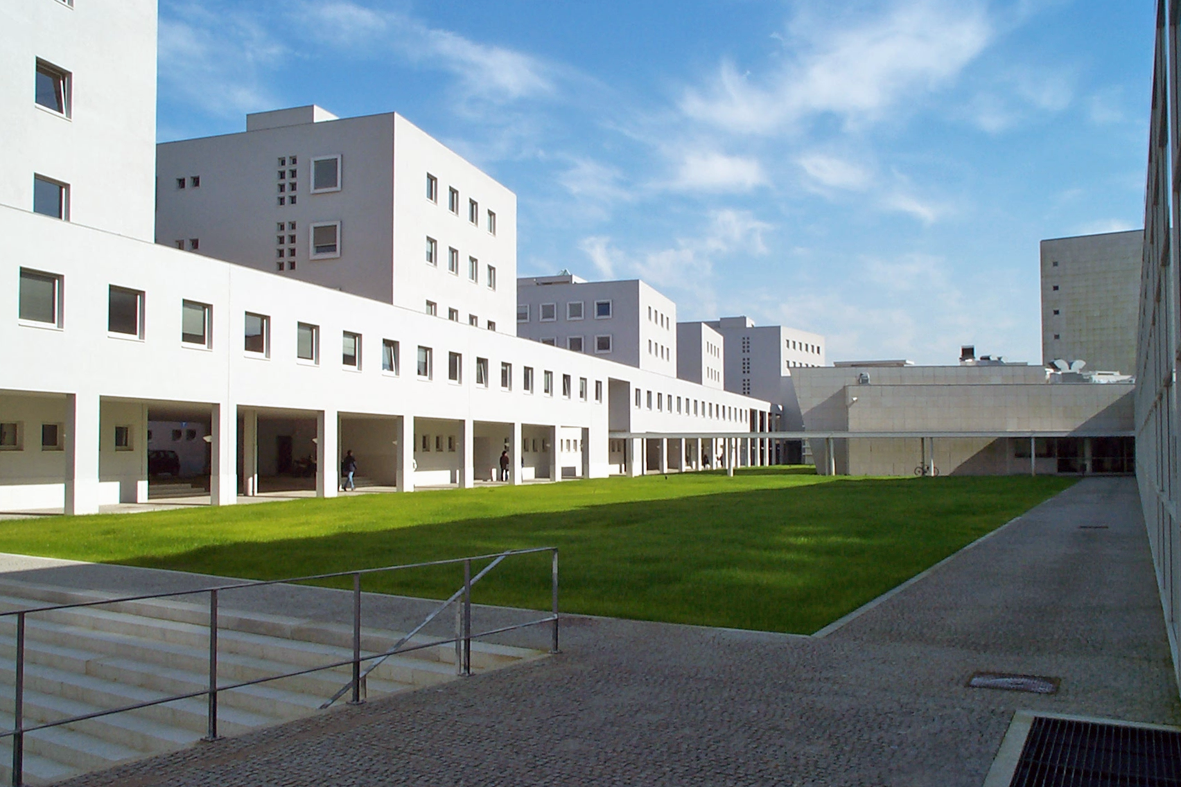
//> input picture ex1/feup1.png, 1181 x 787 px
$ ./main   (built with g++ and OpenCV 4, older OpenCV classes emulated)
//> lines starting //> are read from the running program, lines starting //| are printed output that depends on the picture; after the words box and inside, x2 and y2 are one past the last pixel; in counts of white or black regions, pixels touching at a corner belong together
#include <opencv2/core/core.hpp>
#include <opencv2/highgui/highgui.hpp>
#include <opencv2/imgproc/imgproc.hpp>
#include <opencv2/features2d/features2d.hpp>
#include <opencv2/opencv.hpp>
#include <iostream>
#include <string>
#include <vector>
#include "harrisDetector.h"
using namespace cv;
using namespace std;

int main(int argc, char** argv)
{


	Mat feup1,feup2;
	feup1 = imread("feup1.png", CV_LOAD_IMAGE_GRAYSCALE);
//> feup1: 787 rows x 1181 cols, CV_8UC1; min 0, max 252, mean 136
	if (!feup1.data)
	{
		printf(" No image data \n ");
		return -1;
	}
	feup2 = imread("feup2.png", CV_LOAD_IMAGE_GRAYSCALE);
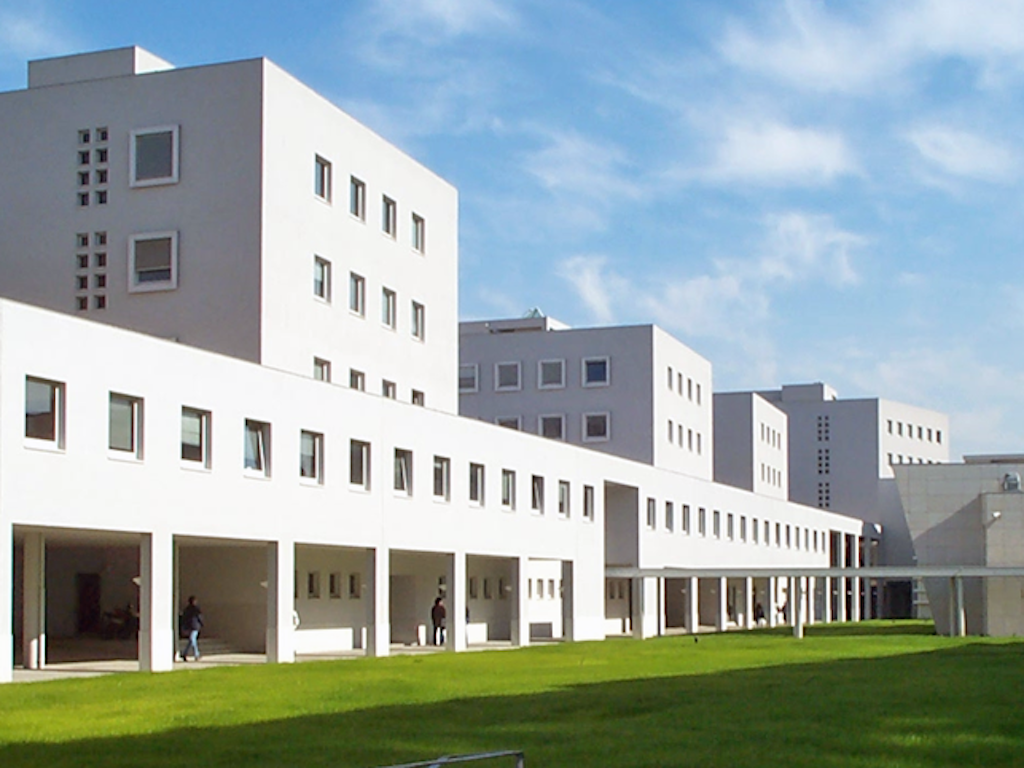
//> input picture ex1/feup2.png, 1024 x 768 px
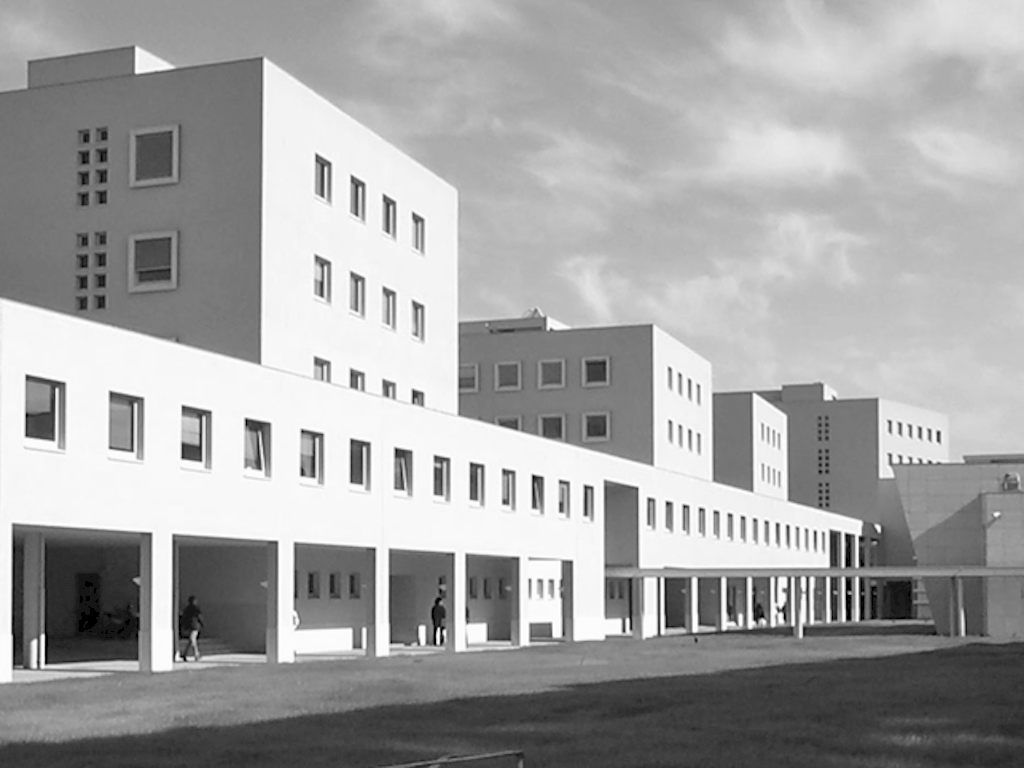
//> feup2: 768 rows x 1024 cols, CV_8UC1; min 0, max 255, mean 163.4

	if (!feup2.data)
	{
		printf(" No image data \n ");
		return -1;
	}
	// [30 lines of commented-out code are left out]

	cv::namedWindow("FEUP 1", CV_WINDOW_NORMAL);
	cv::imshow("FEUP 1", feup1);
	cv::namedWindow("FEUP 2", CV_WINDOW_NORMAL);
	cv::imshow("FEUP 2", feup2);
	// Detect Harris Corners
	cv::Mat cornerStrength, cornerStrength2;
	cv::cornerHarris(feup1, cornerStrength,
		3,     // neighborhood size
		3,     // aperture size
		0.01); // Harris parameter
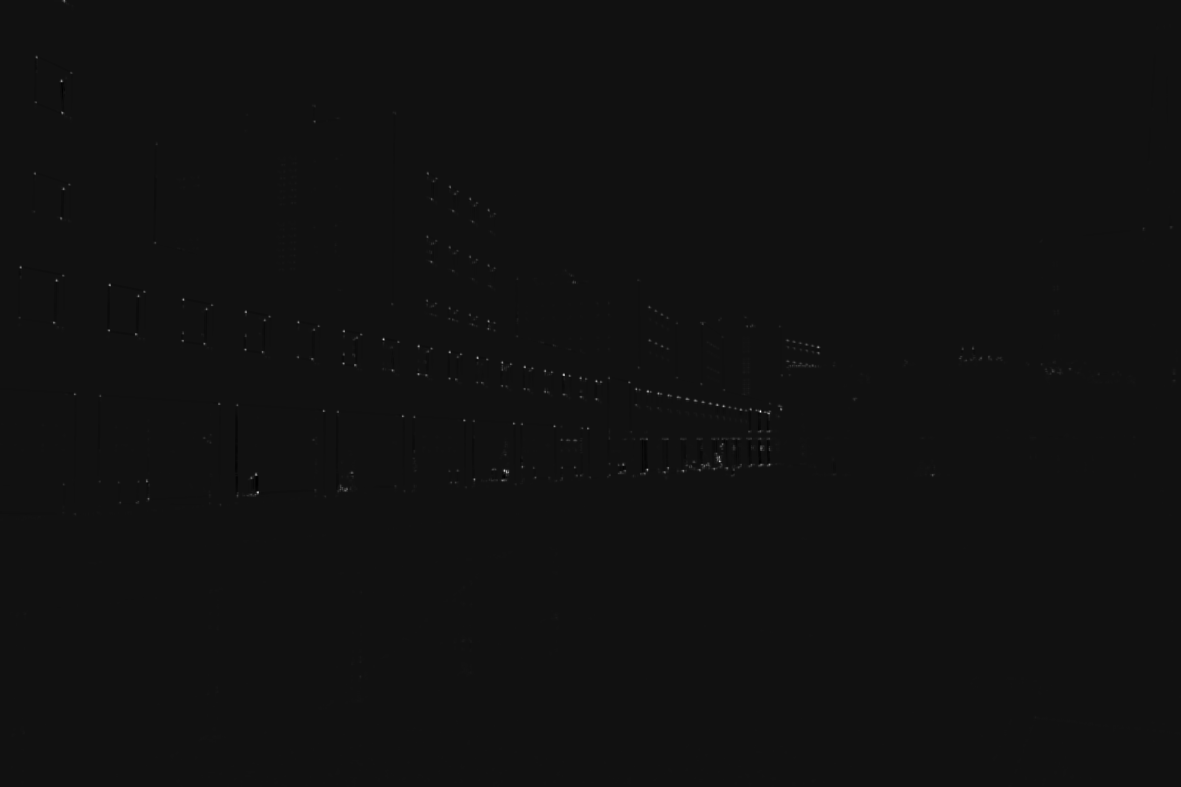
//> cornerStrength: 787 rows x 1181 cols, CV_32FC1; min -0.00272, max 0.0362, mean 1.33e-05; drawn with min black and max white
	cv::cornerHarris(feup2, cornerStrength2,
		3,     // neighborhood size
		3,     // aperture size
		0.01); // Harris parameter
	// threshold the corner strengths
	cv::Mat harrisCorners, harrisCorners2;
	double threshold = 0.0001;
	cv::threshold(cornerStrength, harrisCorners,
		threshold, 255, cv::THRESH_BINARY_INV);
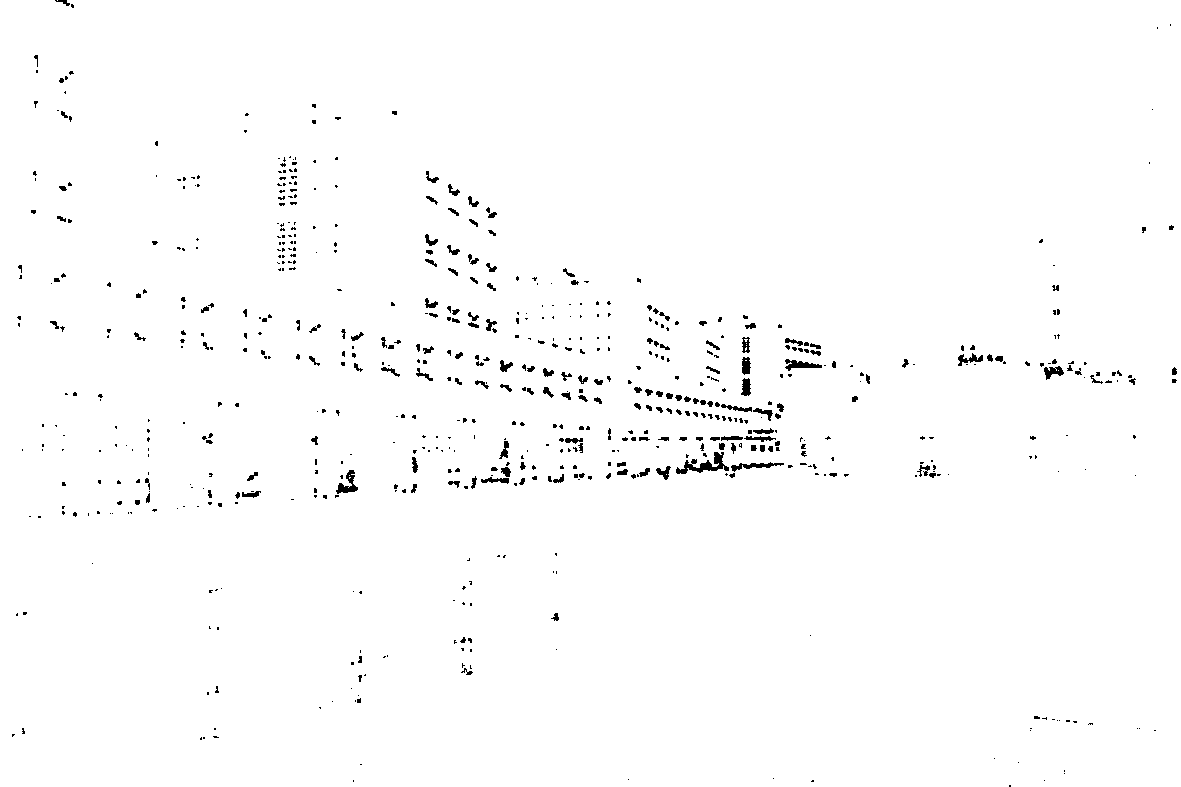
//> harrisCorners: 787 rows x 1181 cols, CV_32FC1; 98.7% white; 672 black regions (499 under 20 px), largest, box (x1, y1, x2, y2) and area: (676, 452, 729, 474) 436, (336, 470, 358, 494) 224, (785, 359, 822, 371) 212
	cv::threshold(cornerStrength2, harrisCorners2,
		threshold, 255, cv::THRESH_BINARY_INV);
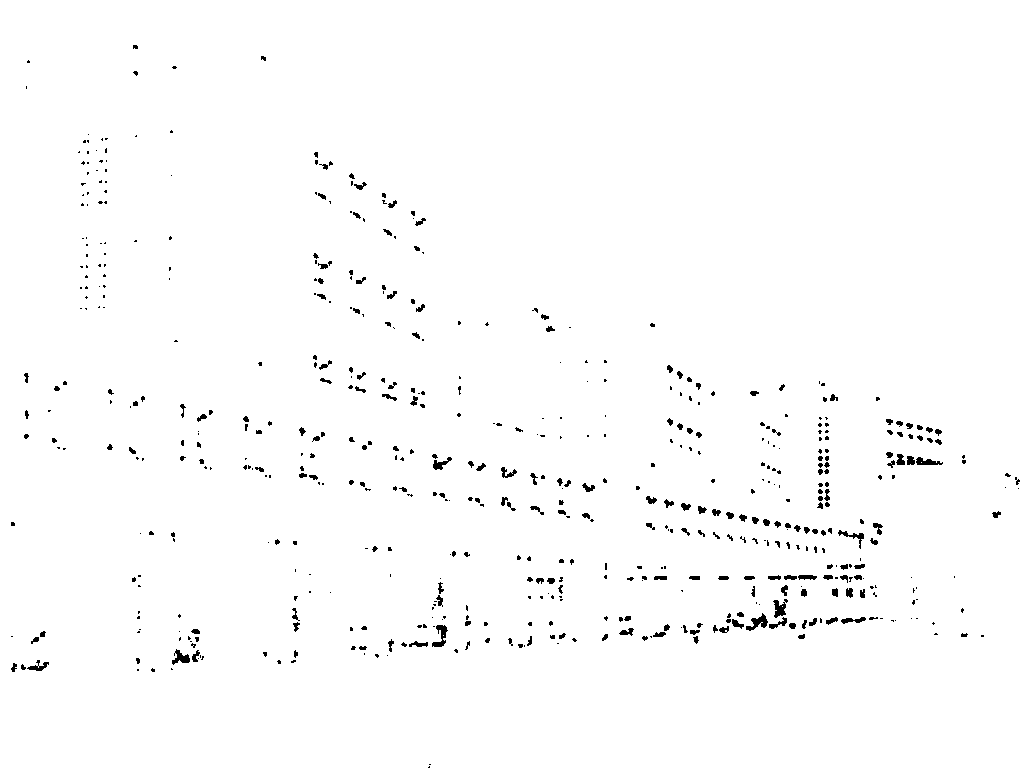
//> harrisCorners2: 768 rows x 1024 cols, CV_32FC1; 98.7% white; 577 black regions (381 under 20 px), largest, box (x1, y1, x2, y2) and area: (746, 613, 768, 631) 171, (432, 625, 448, 647) 165, (773, 599, 788, 618) 155
	// Display the corners
	cv::namedWindow("Harris Corner Map");
	cv::imshow("Harris Corner Map", harrisCorners);
	cv::namedWindow("Harris Corner Map 2");
	cv::imshow("Harris Corner Map 2", harrisCorners2);
	// Create Harris detector instance
//> (the run ends here: the program needs code that is not available in this run, at `HarrisDetector harris, harris2;`)
